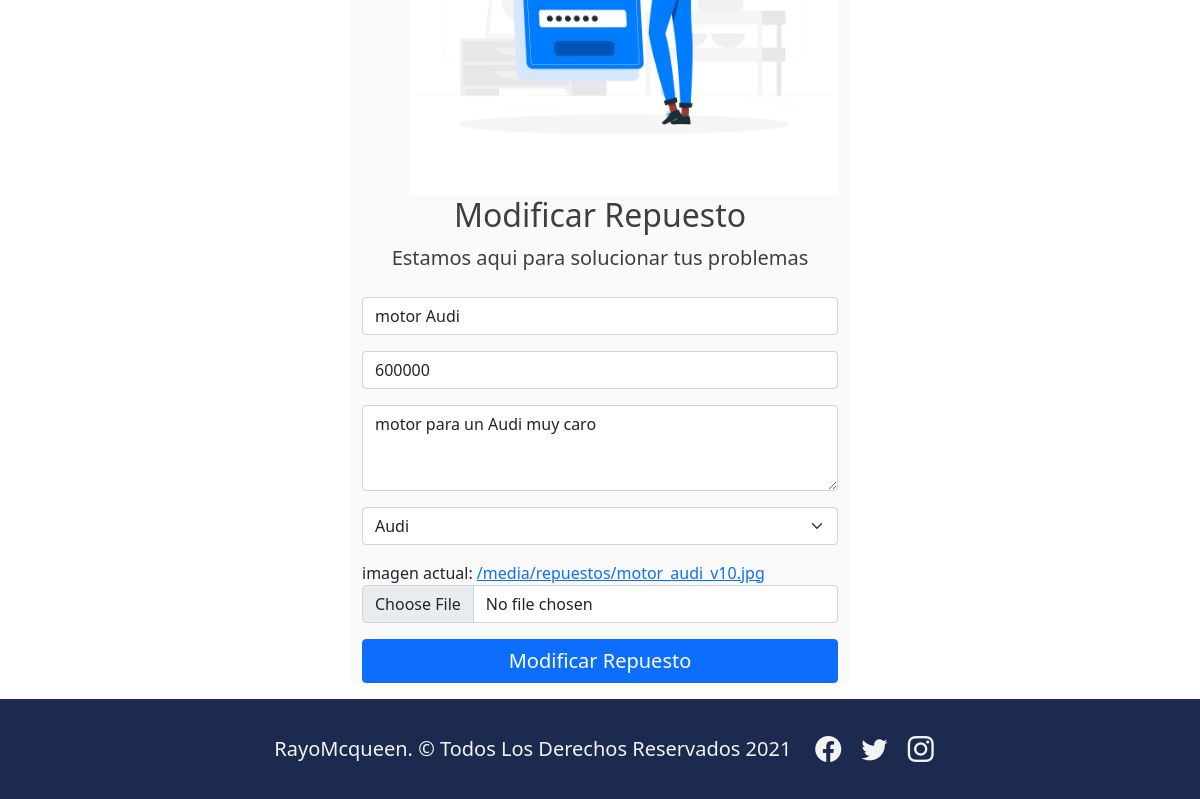
Before: /buscar_modificar/motor Audi/ (signed in, lower part) with the older database file.
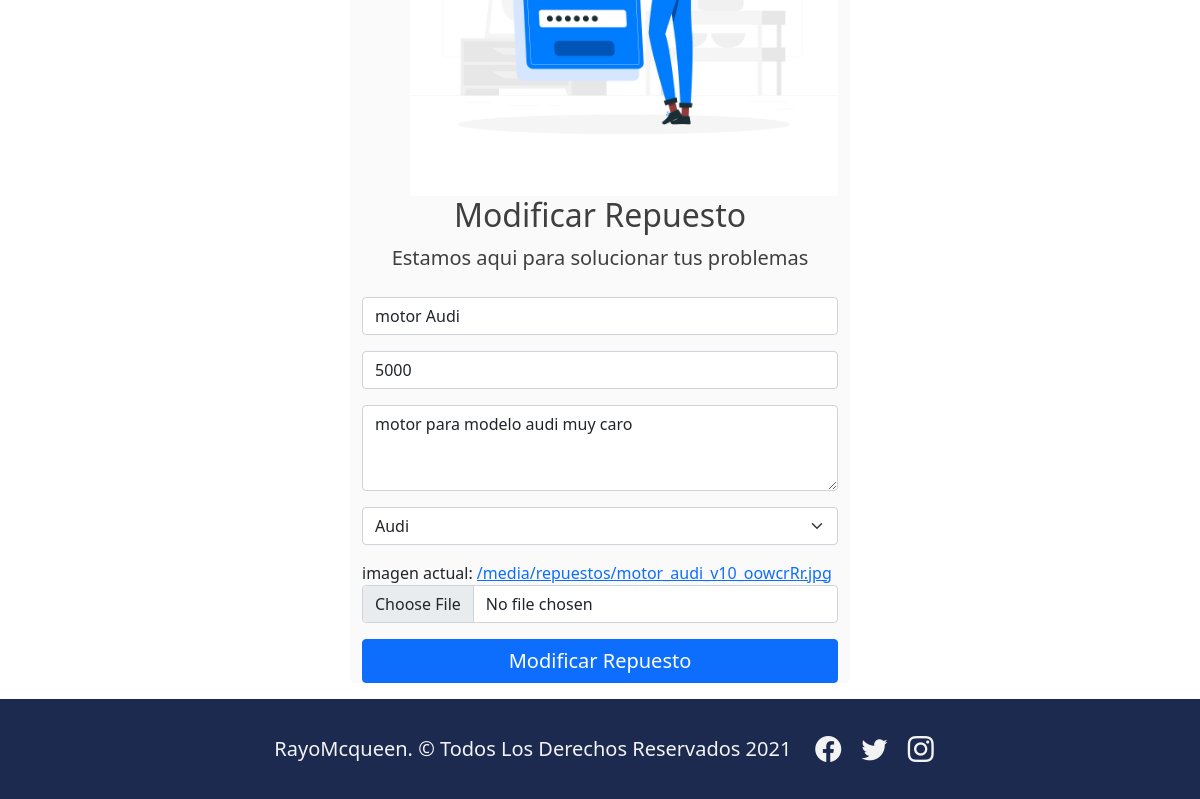
After: the same page with the newer database file.
### tallerMecanico/models.py (models this page shows, shortened)
class Repuesto(models.Model):
    nombre = models.CharField(primary_key=True, max_length=100)
    precio = models.IntegerField()
    descripcion = models.TextField()
    marcas = models.ForeignKey(Marca, on_delete=models.CASCADE)
    imagen = models.ImageField(upload_to='repuestos', null=True)
    publicar = models.BooleanField(default=False)
    comentario = models.TextField(default='--')
    usuario = models.CharField(null=True, max_length=100)
    duenno = models.CharField(max_length=100, default='--')

### tallerMecanico/views.py (the view)
# urls.py: path('buscar_modificar/<id>/', buscar_modificar, name="BUSCARM"),
@login_required(login_url='/iniciar/')
@permission_required('tallerMecanico.view_repuesto', login_url='/iniciar/')
def buscar_modificar(request, id):
    try:
        rep = Repuesto.objects.get(nombre=id)
        marca = Marca.objects.all()
        contexto = {"marca": marca, "repuesto": rep}
        return render(request, "modificar.html", contexto)
    except:
        mensaje = "no se elimino el registro"
    marca = Marca.objects.all()
    repuestos = Repuesto.objects.all()
    contexto = {"marca": marca, "mensaje": mensaje, "repuestos": repuestos}
    return render(request, "ventas.html", contexto)

### tallerMecanico/templates/modificar.html (shortened to what this page needs)
{% extends "base.html" %}
{% load static %}
{% block css %}
<link rel="stylesheet" href="{% static 'css/registrarse.css' %}">
{% endblock css %}
{% block contenido %}
<section>
    <div class="container  border-top border-primary " style="max-width: 500px" id="contenedor-formulario">
        <div class="text-center mb-4" id="titulo-formulario">
            <div><img src="{% static 'img/iniciar.jpg' %}" alt="" class="img-fluid ps-5"></div>
            <h2>Modificar Repuesto</h2>
            <p class="fs-5">Estamos aqui para solucionar tus problemas</p>
        </div>
        <form action="{% url 'MODI' %}" method="POST" enctype="multipart/form-data">
            <div class="mb-3">
                <input type="text" class="form-control" value="{{repuesto.nombre}}" placeholder="Nombre del Producto"
                    id="txtNombre" name="txtNombre">
            </div>
            <div class="mb-3">
                <input type="number" class="form-control" value="{{repuesto.precio}}" placeholder="Precio del Producto"
                    id="txtPrecio" name="txtPrecio">
            </div>
            <div class="mb-3">
                <textarea class="form-control" placeholder="Descripcion del Producto" id="txtDesc" name="txtDesc"
                    rows="3">{{repuesto.descripcion}}</textarea>
            </div>
            <div class="mb-3">
                <select class="form-select" id="cboCategoria" name="cboCategoria">
                    {% for item in marca %}
                    {% if item.nombre == repuesto.marcas.nombre %}
                    <option selected>{{item.nombre}}</option>
                    {% else %}
                    <option>{{item.nombre}}</option>
                    {% endif %}
                    {% endfor %}
                </select>
            </div>
            <div class="mb-3">
                imagen actual: <a href="{{repuesto.imagen.url}}">{{repuesto.imagen.url}}</a>
                <input class="form-control" type="file" id="txtImg" name="txtImg">
            </div>
            <div class="mb-3">
                <button type="submit" class=" btn btn-primary w-100 fs-5">Modificar Repuesto</button>
            </div>
        </form>
    </div>
</section>
{% endblock contenido %}

Changed rows visible on the page:
changed Repuesto "motor Audi": txtPrecio "600000" → "5000"; txtDesc "motor para un Audi muy caro" → "motor para modelo audi muy caro"; imagen "/media/repuestos/motor_audi_v10.jpg" → "/media/repuestos/motor_audi_v10_oowcrRr.jpg"
